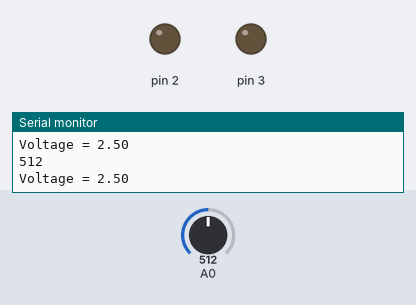
The sketch below on a simulated Arduino Uno, built with avr-gcc and run on an emulated ATmega328P. Parts: output pins drawn as LEDs (lit = HIGH), the last lines printed to the serial monitor. Inputs (shaded band) come from the test bench; at power-on: A0 = 512.

Above: at 1.2 s.
1.3 s: A0 set to 0
At 1.7 s:
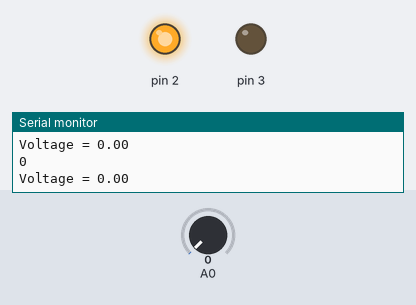
2.8 s: A0 set to 511
At 4.0 s:
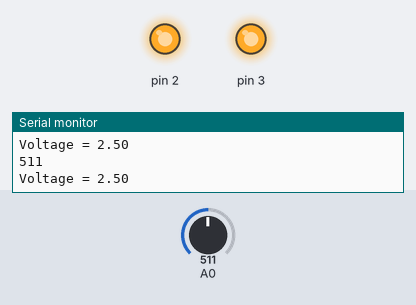
4.3 s: A0 set to 1023
At 5.5 s:
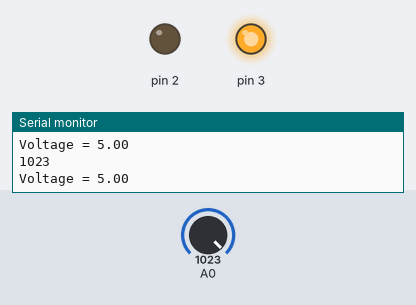
5.8 s: A0 set to 1014
At 6.3 s:
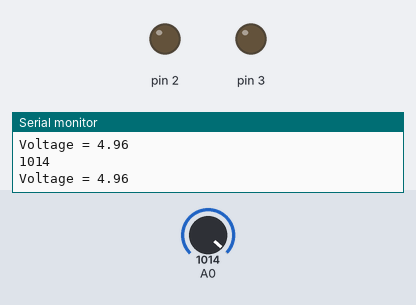
Timing chart, 0 to 8.3 s (numbered marks = the images above; inputs shaded):
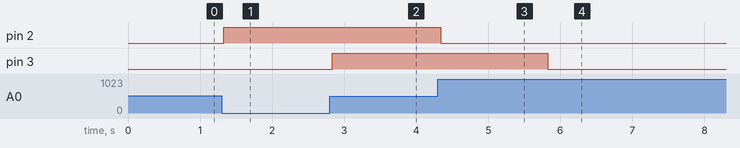

Measured:
- the behaviour switches between 1023 and 1022 on A0 (found by bisection; images 3 and 4)
- after the input at 1.3 s, pin 2: LOW → HIGH at once
- after the input at 2.8 s, pin 3: LOW → HIGH at once
- after the input at 4.3 s, pin 2: HIGH → LOW at once
- after the input at 5.8 s, pin 3: HIGH → LOW at once

The sketch:

Project3_PotentiometerLEDControlWithSerial.ino
```cpp
/*
Name: Analog Read Serial with Potentiometer
Project: 3
Author: Amar Bhatt
Description: Read potentiometer values using
              built in ATD (Analog to Digital) conversion
*/

void setup(){
  Serial.begin(9600); //9600 bits of data
  pinMode(2, OUTPUT);
  pinMode(3, OUTPUT);
}//end setup

void loop(){
  int sensorValue = analogRead(A0); // Get analog read
  Serial.println(sensorValue, DEC); //Print Potentiometer value in Decimal
  float voltage = sensorValue*(5.0/1023.0); //calculate the voltage
  Serial.print("Voltage = ");
  Serial.println(voltage);
  if (sensorValue == 0){ //potentiometer towards VCC
    digitalWrite(2, HIGH);
    digitalWrite(3, LOW);
  }//end if
  else if (sensorValue == 1023){//potentiometer towards GND
    digitalWrite(3, HIGH);
    digitalWrite(2, LOW);
  }//end else if
  else if (sensorValue == 511){//potentiometer in the middle
    digitalWrite(2, HIGH);
    digitalWrite(3, HIGH);
  }//end else if
  else{
    digitalWrite(2, LOW);
    digitalWrite(3, LOW);
  }//end else
  delay(1);
}//end loop
```
